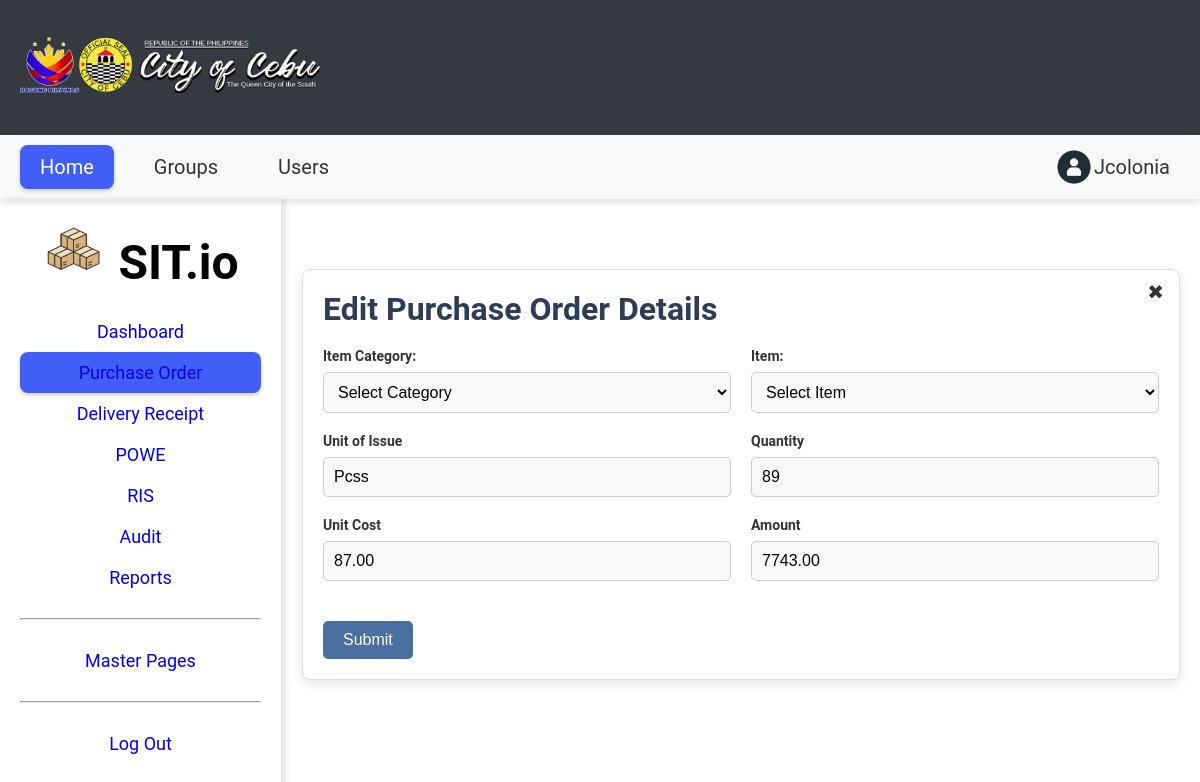
The app's page /crud_form/edit_pod_dashboard.php?id=33 with its own data.
### tables this page shows
CREATE TABLE `pod_items` (
  `id` int(11) NOT NULL,
  `supplier_Id` int(11) DEFAULT NULL,
  `purchase_order_id` int(11) DEFAULT NULL,
  `category` varchar(100) DEFAULT NULL,
  `item_description` varchar(100) DEFAULT NULL,
  `unit_of_measure` varchar(50) DEFAULT NULL,
  `quantity` int(11) DEFAULT NULL,
  `unit_price` decimal(10,2) DEFAULT NULL,
  `amount` decimal(10,2) DEFAULT NULL,
  `serial_Id` int(50) NOT NULL,
  `date_expiry` datetime(6) NOT NULL
);

### util/dbhelper.php (called while the page is built, shortened)
<?php
class DbHelper
{
    private $hostname = "127.0.0.1";
    private $username = "root";
    private $password = "";
    private $database = "inventory_management";
    private $conn;
    public function __construct()
    {
        $this->conn = new mysqli($this->hostname, $this->username, $this->password, $this->database);
    }
    public function getRecord($table, $args)
    {
        $keys = array_keys($args);
        $values = array_values($args);
        $condition = [];
        for ($i = 0; $i < count($keys); $i++) {
            $condition[] = "`" . $keys[$i] . "` = '" . $values[$i] . "'";
        }
        $cond = implode(" AND ", $condition);
        $sql = "SELECT * FROM `$table` WHERE $cond";
        $query = $this->conn->query($sql);
        $row = $query->fetch_assoc();
        return $row;
    }
}

### crud_form/edit_pod_dashboard.php (the view, shortened to what this page needs)
<?php
$conn = new mysqli("localhost", "root", "", "inventory_management");
include "../util/dbhelper.php";
$db = new DbHelper();
$pod = $db->getRecord("pod_items", ["id" => $_GET["id"]]);
include "../shared/navbar_admin.php";
?>
<!DOCTYPE html>
<html lang="en">
<head>
    <link rel="stylesheet" href="../assets/css/edit_style.css">
    <link rel="stylesheet" href="../css/form.css">
    <link rel="stylesheet" href="../css/style.css">
</head>
<body>
    <section class="purchase-order">
        <div class="form-container">
            <button class="close-btn" onclick="closeForm()">&#10006;</button>
            <h2>Edit Purchase Order Details</h2>
            <form action="../logic/edit.php" method="post">
                <div class="form-grid">
                    <div class="form-group">
                        <label for="category">Item Category:</label>
                        <select id="category" name="category" required>
                            <option value="">Select Category</option>
                        </select>
                    </div>
                    <div class="form-group">
                        <label for="item">Item:</label>
                        <select id="item" name="item" required>
                            <option value="">Select Item</option>
                        </select>
                    </div>
                    <div class="form-group">
                        <label for="unit_of_measure">Unit of Issue</label>
                        <input type="text" id="unit_of_measure" name="unit_of_measure" value="<?php echo $pod["unit_of_measure"] ?>" required>
                    </div>
                    <div class="form-group">
                        <label for="quantity">Quantity</label>
                        <input type="text" id="quantity" name="quantity" value="<?php echo $pod["quantity"] ?>" oninput="calculateAmount()" required>
                    </div>
                    <div class="form-group">
                        <label for="unit_price">Unit Cost</label>
                        <input type="text" id="unit_price" name="unit_price" value="<?php echo $pod["unit_price"] ?>" oninput="calculateAmount()" required>
                    </div>
                    <div class="form-group">
                        <label for="amount">Amount</label>
                        <input type="text" id="amount" name="amount" value="<?php echo $pod["amount"] ?>" required>
                    </div>
                    <div class="form-actions full-width">
                        <button type="submit" name="submit" class="submit-btn">Submit</button>
                    </div>
                </div>
            </form>
        </div>
    </section>
</body>
</html>

### assets/css/edit_style.css (style rules this page uses)
body { font-family: Arial, sans-serif; background-color: #fff; color: #333; margin: 0; padding: 0; }
.form-container { max-width: 1200px; margin: 50px auto; background-color: #fff; padding: 20px; border-radius: 8px; box-shadow: 0 4px 12px rgba(0, 0, 0, 0.1); border: 1px solid #ddd; position: relative; }
.form-container h2 { font-size: 24px; color: #2e3d56; text-align: left; margin-bottom: 20px; }
.form-grid { display: grid; grid-template-columns: 1fr 1fr; grid-gap: 20px; align-items: start; }
.form-group { display: flex; flex-direction: column; }
.form-group label { font-size: 14px; font-weight: bold; color: #333; margin-bottom: 8px; }
.form-group input, .form-group select { padding: 10px; font-size: 16px; border: 1px solid #ccc; border-radius: 5px; width: 100%; box-sizing: border-box; background-color: #f9f9f9; transition: border-color 0.3s ease; }
.form-actions { margin-top: 20px; text-align: left; }
.form-actions button { padding: 10px 20px; font-size: 16px; color: #fff; border: none; border-radius: 5px; cursor: pointer; margin-right: 10px; }
.form-actions .submit-btn { background-color: #4a6fa1; transition: background-color 0.3s ease; }
.close-btn { position: absolute; top: 10px; right: 20px; background-color: transparent; border: none; font-size: 24px; color: #333; cursor: pointer; transition: color 0.3s ease; }

### css/form.css (style rules this page uses)
button { font-family: 'Arial', sans-serif; margin-right: 5px; }

### css/style.css (style rules this page uses)
* { margin: 0; padding: 0; box-sizing: border-box; }
body { font-family: 'Roboto', serif; }
.purchase-order { flex-grow: 1; padding: 20px; }
.purchase-order h2 { font-size: 32px; margin-bottom: 20px; }
.close-btn { position: absolute; top: 10px; right: 20px; font-size: 24px; cursor: pointer; }
.close-btn { position: absolute; top: 10px; right: 10px; font-size: 20px; cursor: pointer; }

### records on screen
pod_items: unit_of_measure "Pcss", quantity "89", unit_price "87.00", amount "7743.00"
